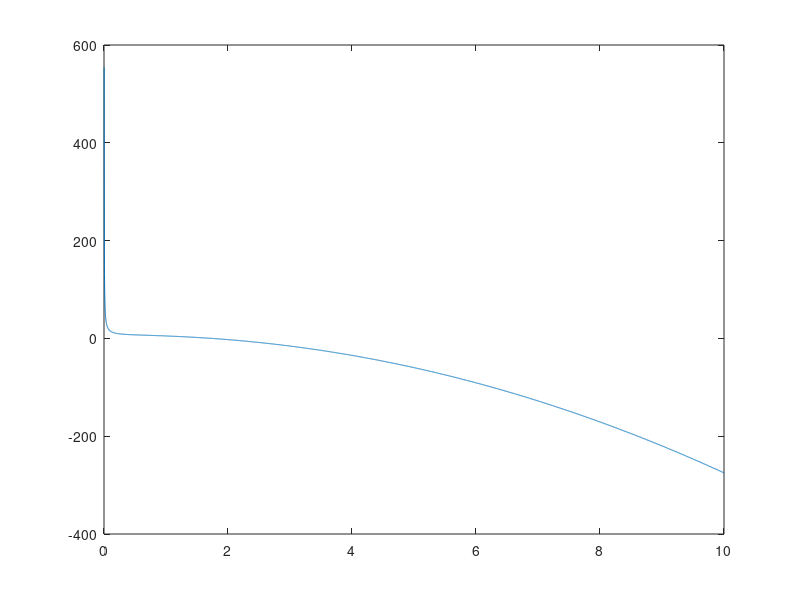

This chart was generated by the following MATLAB code:
clear
close
clc
format long
data = importdata('deta.txt');
x = data(:, 1);
y = data(:, 2);
n = size(x, 1);
x = x.';
y = y.';
h = (x(1,n) - x(1,1))/(n - 1);
prime = [];
for i= 2 : n-1
    a = (y(1, i + 1) - y(1, i - 1))/(2*h);
    prime = [prime a];
end
x2 = x(2:n - 1);
plot(x2, prime);
prime